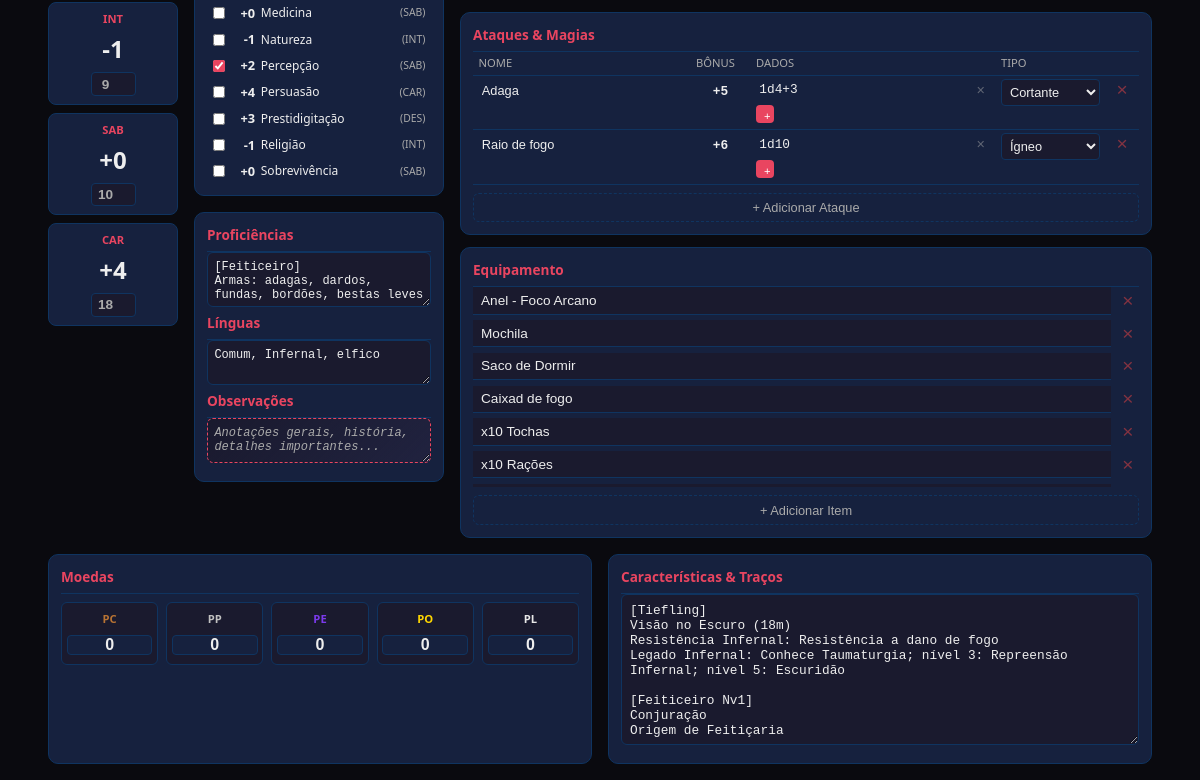
The app's page /fichas/personagem/1 (middle part), older data.
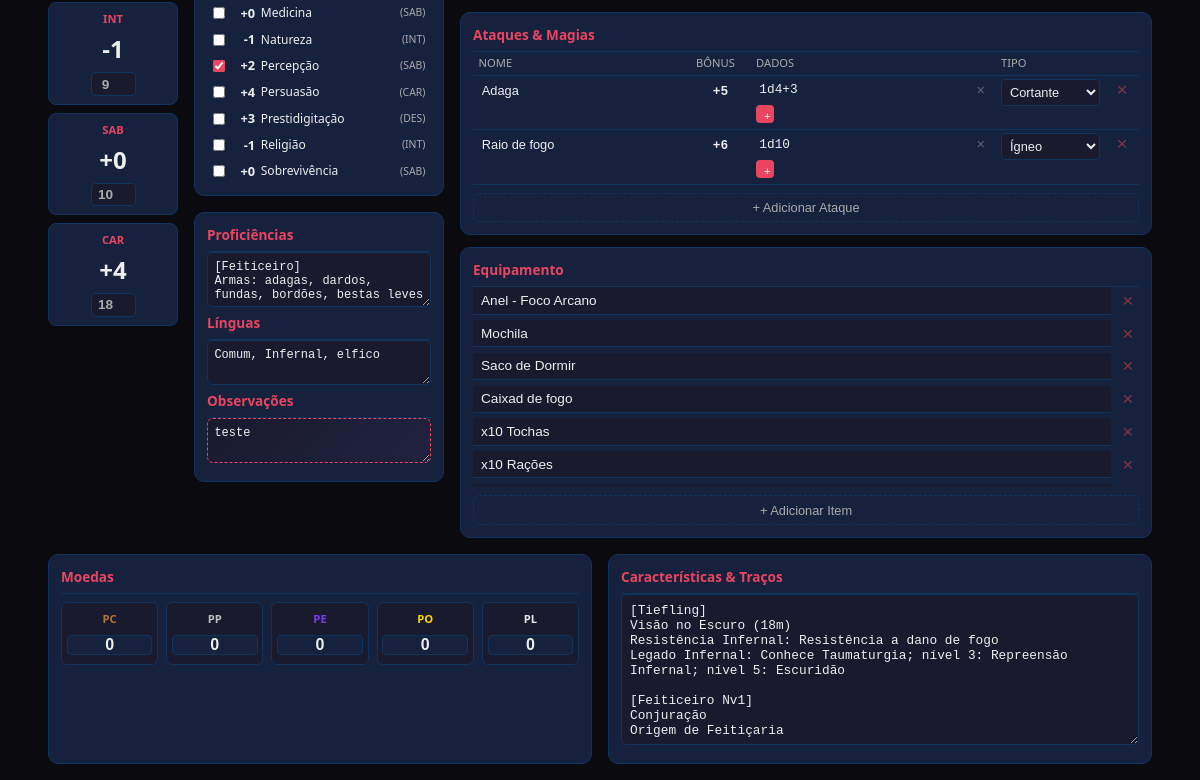
The same page, newer data.
### tables this page shows
CREATE TABLE personagens (
                id INTEGER PRIMARY KEY AUTOINCREMENT,
                nome TEXT NOT NULL,
                jogador TEXT,
                raca TEXT,
                classe TEXT,
                nivel INTEGER DEFAULT 1,
                antecedente TEXT,
                alinhamento TEXT,
                
                -- Atributos (armazenados como JSON para flexibilidade)
                atributos TEXT DEFAULT '{"forca":10,"destreza":10,"constituicao":10,"inteligencia":10,"sabedoria":10,"carisma":10}',
                
                -- Combate
                hp_maximo INTEGER DEFAULT 10,
                hp_atual INTEGER DEFAULT 10,
                hp_temporario INTEGER DEFAULT 0,
                ca INTEGER DEFAULT 10,
                ca_bonus INTEGER DEFAULT 0,
                velocidade TEXT DEFAULT '9m',
                iniciativa_bonus INTEGER DEFAULT 0,
                inspiracao INTEGER DEFAULT 0,
                
                -- Proficiências (JSON arrays)
                pericias_proficientes TEXT DEFAULT '[]',
                pericias_expertise TEXT DEFAULT '[]',
                salvaguardas_proficientes TEXT DEFAULT '[]',
                
                -- Dados de vida
                dados_vida TEXT DEFAULT '1d8',
                dados_vida_restantes INTEGER DEFAULT 1,
                
                -- Magia (JSON)
                conjurador INTEGER DEFAULT 0,
                atributo_conjuracao TEXT,
                espacos_magia TEXT DEFAULT '{}',
                espacos_usados TEXT DEFAULT '{}',
                magias_conhecidas TEXT DEFAULT '[]',
                magias_preparadas TEXT DEFAULT '[]',
                
                -- Equipamento (JSON)
                equipamento TEXT DEFAULT '[]',
                equipamentos TEXT DEFAULT '[]',
                armas TEXT DEFAULT '[]',
                moedas TEXT DEFAULT '{"pc":0,"pp":0,"pe":0,"po":0,"pl":0}',
                
                -- Proficiências
                bonus_proficiencia INTEGER DEFAULT 2,
                proficiencias TEXT,
                linguas TEXT,
                
                -- Personalidade
                caracteristicas TEXT,
                personalidade TEXT,
                ideais TEXT,
                vinculos TEXT,
                defeitos TEXT,
                
                -- Dados de vida (JSON para multiclasse)
                dados_vida_tipos TEXT DEFAULT '[{"qtd":1,"faces":8}]',
                
                -- Estado
                condicoes TEXT DEFAULT '[]',
                notas TEXT,
                ativo INTEGER DEFAULT 1,
                
                -- Morte
                sucesso_morte INTEGER DEFAULT 0,
                falha_morte INTEGER DEFAULT 0,
                
                criado_em TEXT DEFAULT CURRENT_TIMESTAMP,
                atualizado_em TEXT DEFAULT CURRENT_TIMESTAMP
            , percepcao_passiva INTEGER DEFAULT 10, observacoes TEXT DEFAULT '');

### app/routes/fichas.py (the view)
@fichas_bp.route('/personagem/<int:id>')
def ver_personagem(id):
    personagem = PersonagemRepository.get_by_id(id)
    if not personagem:
        return render_template('erro.html', mensagem='Personagem não encontrado'), 404
    dados_dnd = obter_dados_dnd()
    return render_template('fichas/personagem.html', personagem=personagem, **dados_dnd)

### app/modulos/database.py (called while the page is built)
@contextmanager
def get_connection():
    conn = sqlite3.connect(DB_PATH)
    conn.row_factory = sqlite3.Row  # Retorna dicts ao invés de tuples
    conn.execute("PRAGMA foreign_keys = ON")  # Habilita foreign keys
    conn.execute("PRAGMA journal_mode = WAL")  # Write-Ahead Logging (mais rápido)
    conn.execute("PRAGMA synchronous = NORMAL")  # Balance entre segurança e velocidade
    try:
        yield conn
        conn.commit()
    except Exception as e:
        conn.rollback()
        raise e
    finally:
        conn.close()

def dict_from_row(row) -> Optional[Dict]:
    if row is None:
        return None
    return dict(row)

def json_loads_safe(data: str, default=None):
    if data is None:
        return default
    try:
        return json.loads(data)
    except:
        return default

    @classmethod
    def get_by_id(cls, id: int) -> Optional[Dict]:
        with get_connection() as conn:
            cursor = conn.execute(f"SELECT * FROM {cls.table_name} WHERE id = ?", (id,))
            row = cursor.fetchone()
            return dict_from_row(row)

### templates/fichas/personagem.html (shortened to what the changed rows need)
{% extends "base.html" %}
{% block extra_css %}
<link rel="stylesheet" href="{{ url_for('static', filename='css/fichas.css') }}">
{% endblock %}
{% block content %}
{% set p = personagem %}
{% set atribs = p.atributos if p and p.atributos else {'forca': 10, 'destreza': 10, 'constituicao': 10, 'inteligencia': 10, 'sabedoria': 10, 'carisma': 10} %}
{% set bonus_prof = p.bonus_proficiencia if p else 2 %}
{% set salvaguardas_prof = p.salvaguardas_proficientes if p else [] %}
{% set pericias_prof = p.pericias_proficientes if p else [] %}
<div class="ficha-personagem" data-id="{{ p.id if p else '' }}">
                            {% set fonte_nomes = {
                                'PHB': 'Livro do Jogador',
                                'MPMM': 'Monsters of the Multiverse',
                                'ERLW': 'Eberron',
                                'GGR': 'Ravnica',
                                'SCAG': 'Sword Coast',
                                'TCE': "Tasha's Cauldron",
                                'VGM': "Volo's Guide"
                            } %}
                            {% set fonte_nomes = {'PHB': 'Livro do Jogador', 'XGE': 'Guia de Xanathar', 'TCE': 'Caldeirão de Tasha', 'MPMM': 'Monstros do Multiverso', 'OotA': 'Fora do Abismo', 'VSS': "Valda's Spire"} %}
                    {% set hp_pct = ((p.hp_atual / p.hp_maximo) * 100) if p and p.hp_maximo else 100 %}
                {% set mod_des = ((atribs.get('destreza', 10) - 10) // 2) %}
    <div class="corpo-ficha">
        <div class="coluna-pericias">
            <div class="bloco-ficha">
                <h3>Proficiências</h3>
                <textarea class="textarea-mini auto-expand" data-campo="proficiencias" placeholder="Armas, armaduras, ferramentas...">{{ p.proficiencias if p else '' }}</textarea>
                <h3>Línguas</h3>
                <textarea class="textarea-mini auto-expand" data-campo="linguas" placeholder="Comum, Élfico, Anão...">{{ p.linguas if p else '' }}</textarea>
                <h3>Observações</h3>
                <textarea class="textarea-mini auto-expand observacoes-box" data-campo="observacoes" placeholder="Anotações gerais, história, detalhes importantes...">{{ p.observacoes if p else '' }}</textarea>
            </div>
        </div>
        <div class="coluna-ataques">
            <div class="bloco-ficha">
                <table class="tabela-ataques">
                    <thead>
                        <tr>
                            <th>Nome</th>
                            <th style="width: 60px;">Bônus</th>
                            <th>Dados</th>
                            <th style="width: 110px;">Tipo</th>
                            <th style="width: 30px;"></th>
                        </tr>
                    </thead>
                </table>
            </div>
        </div>
        <div class="coluna-equipamento">
            <div class="bloco-ficha">
                <h3>Características & Traços</h3>
                <textarea class="textarea-bloco auto-expand" data-campo="caracteristicas" placeholder="Características de raça, classe, antecedente...">{{ p.caracteristicas if p else '' }}</textarea>
            </div>
        </div>
    </div>
</div>
{% endblock %}

Row changes from the older to the newer data that the page shows:
changed personagens "[Feiticeiro] Armas: adagas, dardos, fundas, bordões, bestas leves": observacoes (not shown) → "teste"
